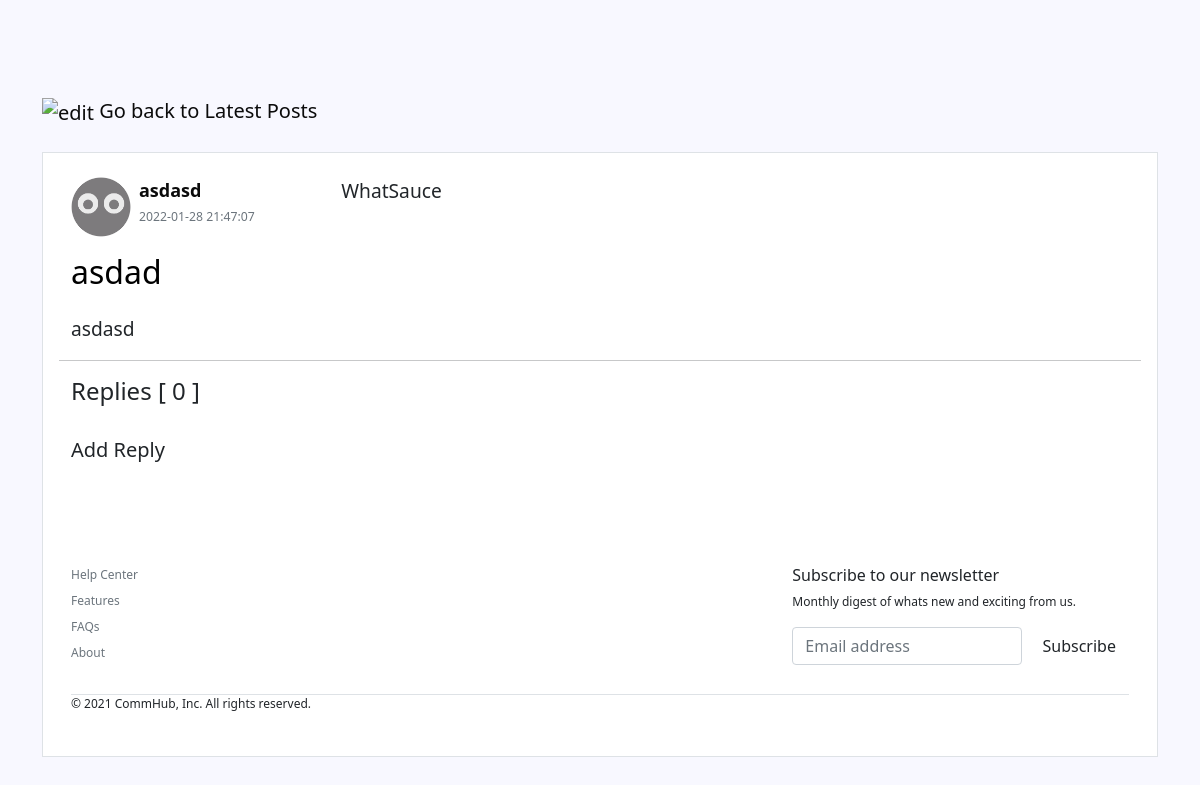
Page /posts/102 on the committed database.
### tables this page shows
CREATE TABLE `posts` (
  `id` int(255) NOT NULL,
  `title` varchar(255) NOT NULL,
  `content` text NOT NULL,
  `date` datetime NOT NULL DEFAULT current_timestamp(),
  `by` int(255) NOT NULL,
  `slug` varchar(255) NOT NULL,
  `post_image` varchar(255) NOT NULL,
  `upvote` int(255) NOT NULL,
  `downvote` int(255) NOT NULL,
  `thread_id` int(5) NOT NULL,
  `reply_count` int(255) NOT NULL
);

### application/libraries/Sitelayout.php (called while the page is built, shortened)
<?php
class Sitelayout {
    private $CI;
    public function __construct() {
        $this->CI =& get_instance();
    }
    public function loadTemplate($content = null, $data = null) {
        $layout = array();
        $layout['navbar2'] = $this->CI->load->view('templates/navbar2', null, true);
        $layout['navbar3'] = $this->CI->load->view('templates/navbar3', null, true);
        $layout['footer'] = $this->CI->load->view('templates/footer', null, true);
        $layout['content'] = $this->CI->load->view($content, $data, true);
        $this->CI->load->view('templates/content', $layout);
    }
}

### application/controllers/Posts.php (called while the page is built, shortened)
<?php
class Posts extends CI_Controller {
    public function view($id = NULL){
        $data['post'] = $this -> post_model -> get_posts($id);
        $post_id = $data['post']['id'];
        $data['replies'] = $this->replies_model->get_replies($post_id);
        $data['title'] = $data['post']['title'];
        $this->sitelayout->loadTemplate('posts/view', $data);
    }
}

### index.php (called while the page is built, shortened)
<?php
require_once BASEPATH.'core/CodeIgniter.php';

### application/models/Post_model.php (called while the page is built, shortened)
<?php
class Post_model extends CI_Model{
	public function get_view_data($id){
		$query = $this->db->get_where('posts', array('id' => $id));
		$post = $query->row_array();
		$id = $post['by'];
		$query = $this->db->query("SELECT * FROM user WHERE id = '$id'");
		$post['name'] = $query->row()->{'name'};
		$thread_id = $post['thread_id'];
		$query = $this->db->query("SELECT * FROM threads WHERE id = '$thread_id'");
		$post['at'] = $query->row()->{'name'};
		return $post;
	}
	public function get_posts($id = FALSE){
		return $this->get_view_data($id);
	}
}

### application/views/posts/view.php (the view, shortened to what this page needs)
<!DOCTYPE html>
<html>
<head>
    <link href="https://cdn.jsdelivr.net/npm/bootstrap@5.1.3/dist/css/bootstrap.min.css" rel="stylesheet">
</head>
<body>
    <div class="container pb-5 pt-5 mt-5">
        <div class="mb-4">
            <a href="<?php echo base_url('posts'); ?>" class="text-decoration-none fs-5" id="back" ><img src="<?php echo base_url('assets/node_modules/bootstrap-icons/icons/arrow-left.svg'); ?>" alt="edit"/> Go back to Latest Posts </a>
        </div>
            <div class="container pt-3 border bg-white border-none mt-3">
                <dl class="row pt-2 ps-3 pe-3">
                     <br>
                    <div class="d-flex flex-wrap ">
                        <img src="<?php echo base_url('assets/avatar.jpg' ); ?>" width= "60" >
                            <div class=" ps-2 row">
                            <dt id="username"> <?php echo $post['name']; ?></dt>
                            <dd class=" text-muted " id="date"><small> <?php echo $post['date']; ?></small></dd>
                            </div>
                            <?php echo $post['at']; ?>
                    </div>
                        <h2 class="mt-3"><?php echo $post['title']; ?></h2>
                        <p class="overflow-scroll" width="50" height="50"><?php echo $post['content']; ?>
                            <br>
    <hr>
    <div class="d-flex">
        <h4>Replies
        [ <?php echo $post['reply_count']; ?> ]</h4>
    </div>
    <h5 class="mt-4">Add Reply</h5>
    </body>
</html>

### rows in the picture
posts: date "2022-01-28 21:47:07", title "asdad", content "asdasd", reply_count "0"

### other values in the picture
$post['name'] "asdasd"
$post['at'] "WhatSauce"
